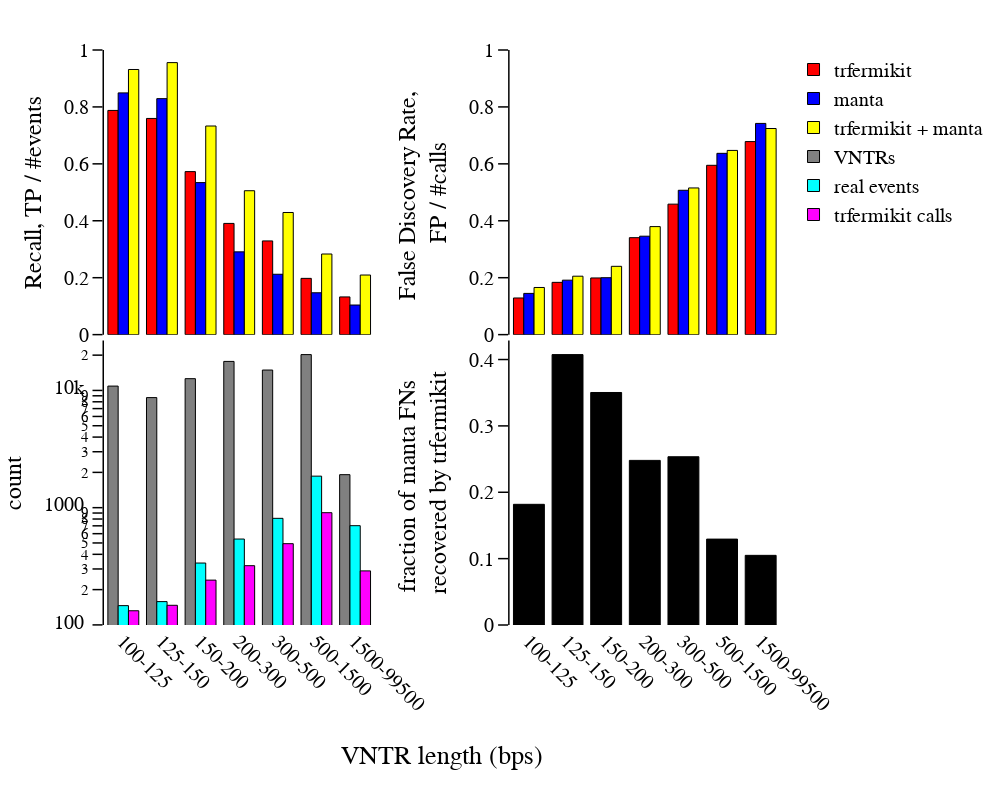

The code cell stored with this chart in its notebook:
### Code cell
def check(manta_callset): 
  if manta_callset != 'fn' and manta_callset != 'tp-base': 
    raise Exception
  else: 
    pass

def list_to_value(list_):
  try: 
    value, = list_
    return int(value)
  except ValueError: 
    return None
      
def tr_fermikit_TP_intersect_manta(manta_callset, manta_experiment, trfermikit_experiment, overlap_fraction, root): 
  list_ = ! $root/bin/bedtools intersect -u -wb -f $overlap_fraction -r \
    -a $manta_experiment/$manta_callset".vcf" \
    -b $trfermikit_experiment/tp-base.vcf \
    | wc -l 
  return list_to_value(list_)

def manta_less_tr_fermikit_TP(manta_callset, manta_experiment, trfermikit_experiment, overlap_fraction, root):
  list_ = ! $root/bin/bedtools subtract -A -f $overlap_fraction -r \
    -a $manta_experiment/$manta_callset".vcf" \
    -b $trfermikit_experiment/tp-base.vcf \
  | wc -l 
  return list_to_value(list_)

def get_manta_counts(manta_callset, manta_experiment, trfermikit_experiment): 
  overlap_fraction = 0.9
  root = "/scratch/ucgd/lustre-work/quinlan/u6018199/chaisson_2019/analysis/locally_assemble_short_reads/trfermikit"
  overlap_count = tr_fermikit_TP_intersect_manta(manta_callset, manta_experiment, trfermikit_experiment, overlap_fraction, root)
  manta_exclusive_count = manta_less_tr_fermikit_TP(manta_callset, manta_experiment, trfermikit_experiment, overlap_fraction, root)
  return overlap_count, manta_exclusive_count
  
def get_manta_fraction(manta_callset, manta_experiment, trfermikit_experiment):
  check(manta_callset)
  overlap_count, manta_exclusive_count = get_manta_counts(manta_callset, manta_experiment, trfermikit_experiment)    
  try: 
    return overlap_count/float(overlap_count + manta_exclusive_count)
  except TypeError: 
    return None

def plot_fraction_of_manta_FNs_recovered_by_trfermikit(consortium, population, sample, svtype, fig, row, col, range_=[0, None]): 
  manta_experiments, region_size_ranges_str = zip_and_sort(get_experiments_and_size_ranges(consortium, population, sample, svtype, caller='manta'))
  trfermikit_experiments, region_size_ranges_str = zip_and_sort(get_experiments_and_size_ranges(consortium, population, sample, svtype, caller='trfermikit.unitigSupport.thinned'))

  fractions_of_manta_FN = [
    get_manta_fraction(
      manta_callset='fn', 
      manta_experiment=manta_experiment, 
      trfermikit_experiment=trfermikit_experiment
    ) 
    for manta_experiment, trfermikit_experiment in zip(manta_experiments, trfermikit_experiments)
  ]

  VNTR_size_ranges = region_to_VNTR(consortium, population, sample, region_size_ranges_str)

  fig.add_trace(
    go.Bar(
      x=VNTR_size_ranges,
      y=fractions_of_manta_FN,
      marker=get_marker(color='black'),
      showlegend=False
    ),
    row=row, 
    col=col
  ) 
  update_axes(fig, 'x', 'VNTR length (bps)', showline=False, ticks=None, row=row, col=col)
  update_axes(fig, 'y' , 'fraction of manta FNs <br>recovered by trfermikit', range_=range_, row=row, col=col)

def plot_Fig2(consortium, population, sample, svtype): 
  x_title = 'VNTR length (bps)'

  fig = make_subplots(
    rows=2,
    cols=2,
    column_widths=[1, 1],
    row_heights=[1, 1],
    specs=2*[2*[{"type": "bar"}]],
    horizontal_spacing=0.2,
    vertical_spacing=0.01,
    shared_xaxes=True,
    x_title=x_title
  ) 
  
  plot_performance_AB(consortium, population, sample, svtype, chart_type='TPR', fig=fig, row=1, col=1)
  plot_performance_AB(consortium, population, sample, svtype, chart_type='FDR', fig=fig, row=1, col=2)
  plot_counts(consortium, population, sample, svtype, fig=fig, row=2, col=1)
  plot_fraction_of_manta_FNs_recovered_by_trfermikit(consortium, population, sample, svtype, fig=fig, row=2, col=2)

  fig.update_layout(dict(
      xaxis=dict(type='category'),
      plot_bgcolor='white',
      font=get_font(),
      width=1000,
      height=800,
      margin=dict(
        l=50,
        r=50,
        b=175,
        t=50,
        pad=0
      )
  ))

  fig.update_xaxes(
    title=dict(text=None),
    tickangle=45
  )

  fig.update_annotations(font=get_font(size=26))

  annotations = fig.layout.annotations
  annotation_texts = [annotation['text'] for annotation in annotations]
  annotations[annotation_texts.index(x_title)].update(y=-0.15)

  fig.write_image('Fig2.pdf')

  fig.show()

plot_Fig2('chaisson_2019', 'CHS', 'HG00514', 'DEL')

### Figure 1 — Plotly figure (JSON) as saved in the notebook; plotly's stock layout.template omitted (floating-point values rounded to 4 significant figures)
{"data": [{"marker": {"color": "red", "line": {"color": "black", "width": 1}}, "name": "trfermikit", "showlegend": true, "type": "bar", "x": ["100-125", "125-150", "150-200", "200-300", "300-500", "500-1500", "1500-99500"], "xaxis": "x", "y": [0.7877, 0.7595, 0.5727, 0.3907, 0.3292, 0.1976, 0.1325], "yaxis": "y"}, {"marker": {"color": "blue", "line": {"color": "black", "width": 1}}, "name": "manta", "showlegend": true, "type": "bar", "x": ["100-125", "125-150", "150-200", "200-300", "300-500", "500-1500", "1500-99500"], "xaxis": "x", "y": [0.8493, 0.8291, 0.5341, 0.2907, 0.2121, 0.147, 0.104], "yaxis": "y"}, {"marker": {"color": "yellow", "line": {"color": "black", "width": 1}}, "name": "trfermikit + manta", "showlegend": true, "type": "bar", "x": ["100-125", "125-150", "150-200", "200-300", "300-500", "500-1500", "1500-99500"], "xaxis": "x", "y": [0.9315, 0.9557, 0.7329, 0.5056, 0.4291, 0.2833, 0.2094], "yaxis": "y"}, {"marker": {"color": "red", "line": {"color": "black", "width": 1}}, "name": "trfermikit", "showlegend": false, "type": "bar", "x": ["100-125", "125-150", "150-200", "200-300", "300-500", "500-1500", "1500-99500"], "xaxis": "x2", "y": [0.1288, 0.1837, 0.1992, 0.3406, 0.4584, 0.5949, 0.6782], "yaxis": "y2"}, {"marker": {"color": "blue", "line": {"color": "black", "width": 1}}, "name": "manta", "showlegend": false, "type": "bar", "x": ["100-125", "125-150", "150-200", "200-300", "300-500", "500-1500", "1500-99500"], "xaxis": "x2", "y": [0.1448, 0.1914, 0.2, 0.3458, 0.5072, 0.637, 0.742], "yaxis": "y2"}, {"marker": {"color": "yellow", "line": {"color": "black", "width": 1}}, "name": "trfermikit + manta", "showlegend": false, "type": "bar", "x": ["100-125", "125-150", "150-200", "200-300", "300-500", "500-1500", "1500-99500"], "xaxis": "x2", "y": [0.1656, 0.2053, 0.24, 0.3795, 0.5153, 0.6472, 0.7242], "yaxis": "y2"}, {"marker": {"color": "grey", "line": {"color": "black", "width": 1}}, "name": "VNTRs", "showlegend": true, "type": "bar", "x": ["100-125", "125-150", "150-200", "200-300", "300-500", "500-1500", "1500-99500"], "xaxis": "x3", "y": [10892, 8687, 12600, 17682, 14923, 20211, 1912], "yaxis": "y3"}, {"marker": {"color": "cyan", "line": {"color": "black", "width": 1}}, "name": "real events", "showlegend": true, "type": "bar", "x": ["100-125", "125-150", "150-200", "200-300", "300-500", "500-1500", "1500-99500"], "xaxis": "x3", "y": [146, 158, 337, 540, 811, 1857, 702], "yaxis": "y3"}, {"marker": {"color": "magenta", "line": {"color": "black", "width": 1}}, "name": "trfermikit calls", "showlegend": true, "type": "bar", "x": ["100-125", "125-150", "150-200", "200-300", "300-500", "500-1500", "1500-99500"], "xaxis": "x3", "y": [132, 147, 241, 320, 493, 906, 289], "yaxis": "y3"}, {"marker": {"color": "black", "line": {"color": "black", "width": 1}}, "showlegend": false, "type": "bar", "x": ["100-125", "125-150", "150-200", "200-300", "300-500", "500-1500", "1500-99500"], "xaxis": "x4", "y": [0.1818, 0.4074, 0.3503, 0.248, 0.2535, 0.1294, 0.1049], "yaxis": "y4"}], "layout": {"annotations": [{"font": {"color": "black", "family": "Arial", "size": 26}, "showarrow": false, "text": "VNTR length (bps)", "x": 0.5, "xanchor": "center", "xref": "paper", "y": -0.15, "yanchor": "top", "yref": "paper", "yshift": -30}], "font": {"color": "black", "family": "Arial", "size": 20}, "height": 800, "margin": {"b": 175, "l": 50, "pad": 0, "r": 50, "t": 50}, "plot_bgcolor": "white", "width": 1000, "xaxis": {"anchor": "y", "domain": [0, 0.4], "linecolor": "black", "linewidth": 1.5, "matches": "x3", "showgrid": false, "showline": false, "showticklabels": false, "tickangle": 45, "tickcolor": "black", "ticklen": 10, "tickwidth": 1.5, "title": {}, "type": "category"}, "xaxis2": {"anchor": "y2", "domain": [0.6, 1], "linecolor": "black", "linewidth": 1.5, "matches": "x4", "showgrid": false, "showline": false, "showticklabels": false, "tickangle": 45, "tickcolor": "black", "ticklen": 10, "tickwidth": 1.5, "title": {}}, "xaxis3": {"anchor": "y3", "domain": [0, 0.4], "linecolor": "black", "linewidth": 1.5, "showgrid": false, "showline": false, "tickangle": 45, "tickcolor": "black", "ticklen": 10, "tickwidth": 1.5, "title": {}}, "xaxis4": {"anchor": "y4", "domain": [0.6, 1], "linecolor": "black", "linewidth": 1.5, "showgrid": false, "showline": false, "tickangle": 45, "tickcolor": "black", "ticklen": 10, "tickwidth": 1.5, "title": {}}, "yaxis": {"anchor": "x", "domain": [0.505, 1], "linecolor": "black", "linewidth": 1.5, "range": [0, 1], "showgrid": false, "showline": true, "tickcolor": "black", "ticklen": 10, "ticks": "outside", "tickwidth": 1.5, "title": {"text": "Recall, TP / #events"}}, "yaxis2": {"anchor": "x2", "domain": [0.505, 1], "linecolor": "black", "linewidth": 1.5, "range": [0, 1], "showgrid": false, "showline": true, "tickcolor": "black", "ticklen": 10, "ticks": "outside", "tickwidth": 1.5, "title": {"text": "False Discovery Rate, <br>FP / #calls"}}, "yaxis3": {"anchor": "x3", "domain": [0, 0.495], "linecolor": "black", "linewidth": 1.5, "showgrid": false, "showline": true, "tickcolor": "black", "ticklen": 10, "ticks": "outside", "tickwidth": 1.5, "title": {"text": "count"}, "type": "log"}, "yaxis4": {"anchor": "x4", "domain": [0, 0.495], "linecolor": "black", "linewidth": 1.5, "range": [0, null], "showgrid": false, "showline": true, "tickcolor": "black", "ticklen": 10, "ticks": "outside", "tickwidth": 1.5, "title": {"text": "fraction of manta FNs <br>recovered by trfermikit"}}}}
